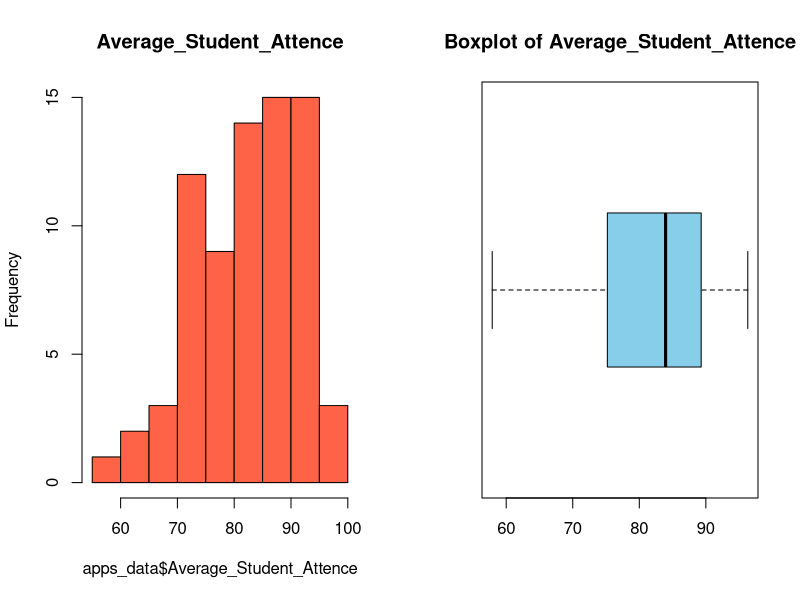
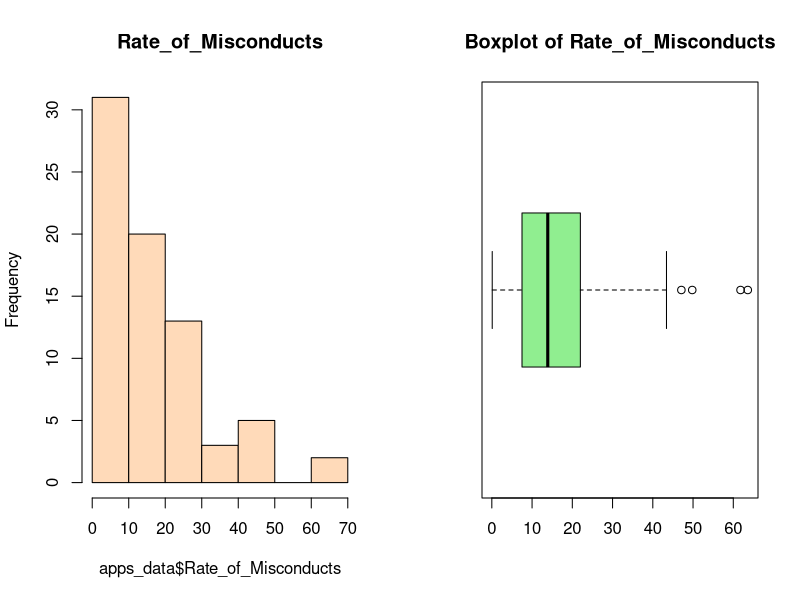
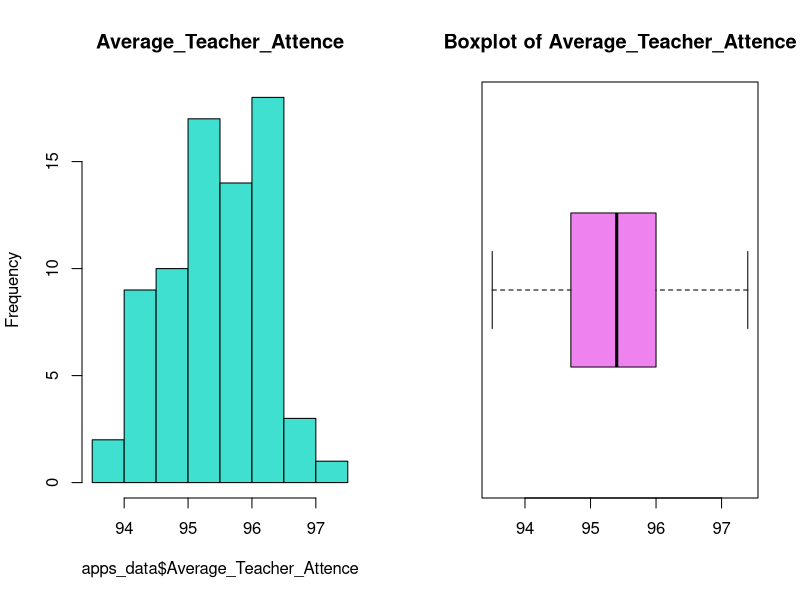
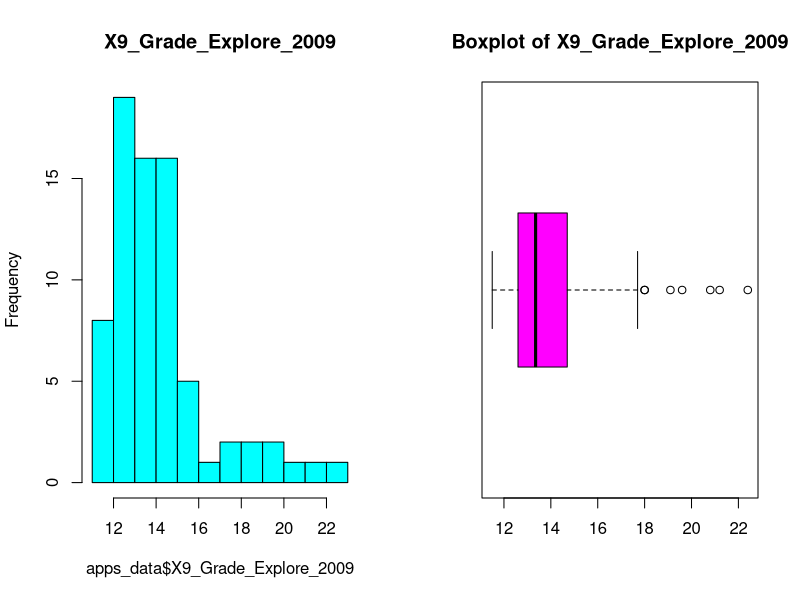
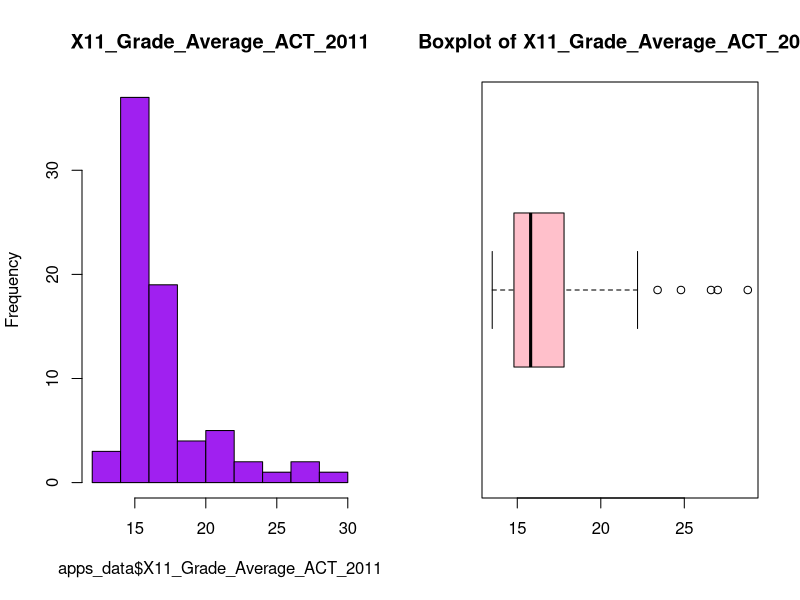
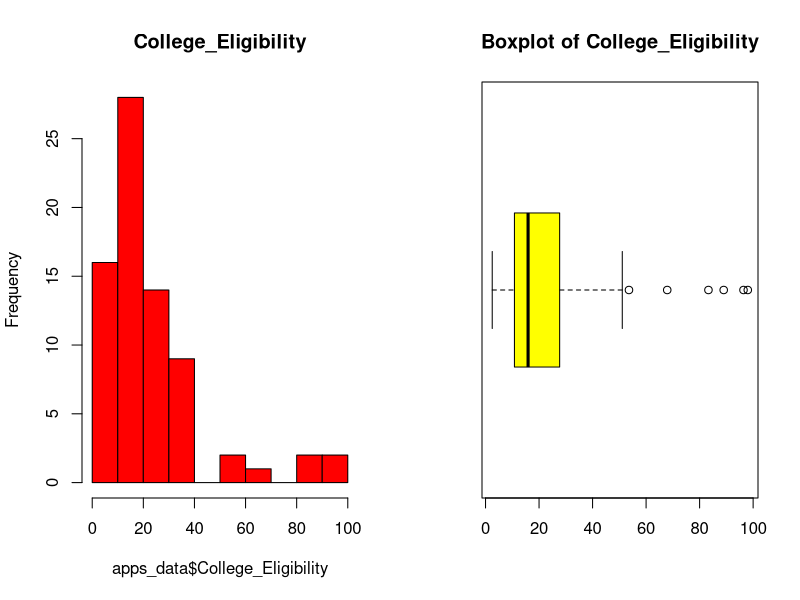
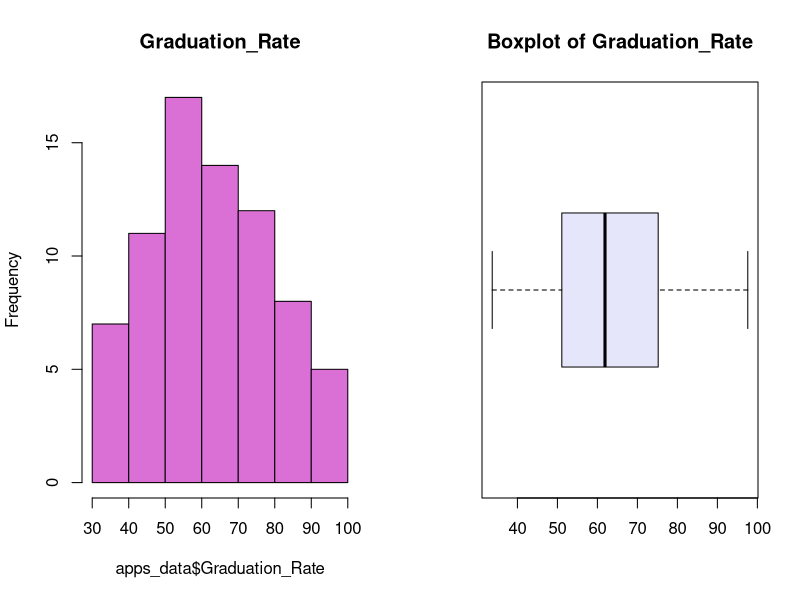
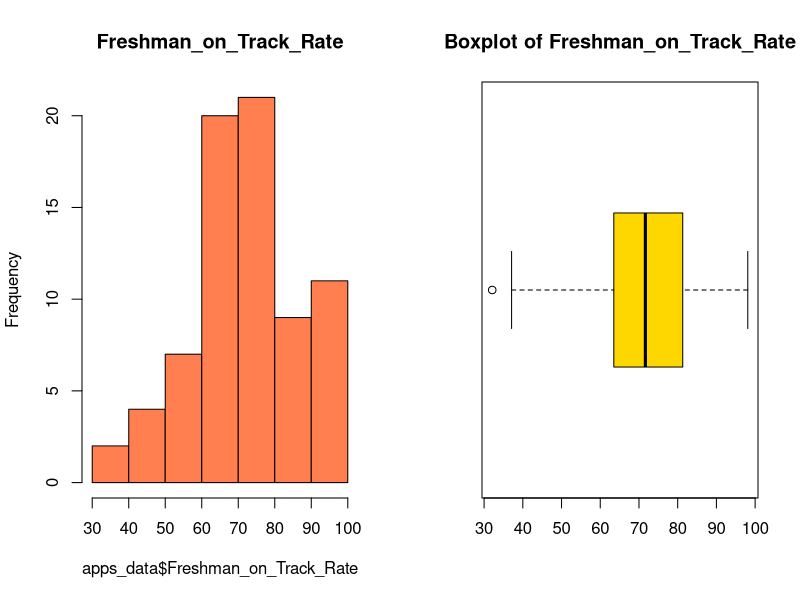

Write R code to recreate these figures, in order.
## ---- chunk 1
setwd("C:/Users/vital/Desktop/UNIVERISTY/STAT481/PROJECT")
apps_data <- read.csv("CPS_ES-HS_ProgressReport_2011-2012.csv", 
                      header = TRUE, 
                      na.strings = "")

TI_Fivenum <- function(dataset){
  x <- sort(dataset)
  n <- length(x)
  if(n %% 2 == 1){Q <- fivenum(x[-(n+1)/2])[c(2,4)]}
  if(n %% 2 == 0){Q <- fivenum(x)[c(2,4)]}
  minimum <- min(x)
  med <- median(x)
  maximum <- max(x)
  result <- as.data.frame(list(min = minimum, Q1 = Q[1], median = med, Q3 = Q[2], max = maximum))
  return(result)
  


}

## ---- chunk 2
#Remove rows with missing values in our wanted columns
apps_data <- apps_data[!is.na(apps_data$Average_Student_Attence) & 
                         !is.na(apps_data$X9_Grade_Explore_2009) & 
                         !is.na(apps_data$X11_Grade_Average_ACT_2011) &
                         !is.na(apps_data$College_Eligibility) &
                         !is.na(apps_data$Graduation_Rate) &
                         !is.na(apps_data$Freshman_on_Track_Rate), ]



## ---- chunk 3
par(mfrow = c(1,2))
hist(apps_data$Average_Student_Attence, right = FALSE, main = "Average_Student_Attence", col = "tomato" )
boxplot(apps_data$Average_Student_Attence, main= "Boxplot of Average_Student_Attence", col = "skyblue", horizontal = TRUE)
par(mfrow = c(1,1))

TI_Fivenum(apps_data$Average_Student_Attence)
## ---- chunk 4
par(mfrow = c(1,2))
hist(apps_data$Rate_of_Misconducts, right = FALSE, main = "Rate_of_Misconducts", col = "peachpuff" )
boxplot(apps_data$Rate_of_Misconducts, main= "Boxplot of Rate_of_Misconducts", col = "lightgreen", horizontal = TRUE)
par(mfrow = c(1,1))

TI_Fivenum(apps_data$Rate_of_Misconducts)
## ---- chunk 5
par(mfrow = c(1,2))
hist(apps_data$Average_Teacher_Attence, right = FALSE, main = "Average_Teacher_Attence", col = "turquoise" )
boxplot(apps_data$Average_Teacher_Attence, main= "Boxplot of Average_Teacher_Attence", col = "violet", horizontal = TRUE)
par(mfrow = c(1,1))

TI_Fivenum(apps_data$Average_Teacher_Attence)

## ---- chunk 6
par(mfrow = c(1,2))
hist(apps_data$X9_Grade_Explore_2009, right = FALSE, main = "X9_Grade_Explore_2009", col = "cyan" )
boxplot(apps_data$X9_Grade_Explore_2009, main= "Boxplot of X9_Grade_Explore_2009", col = "magenta", horizontal = TRUE)
par(mfrow = c(1,1))

TI_Fivenum(apps_data$X9_Grade_Explore_2009)
## ---- chunk 7
par(mfrow = c(1,2))
hist(apps_data$X11_Grade_Average_ACT_2011, right = FALSE, main = "X11_Grade_Average_ACT_2011", col = "purple" )
boxplot(apps_data$X11_Grade_Average_ACT_2011, main= "Boxplot of X11_Grade_Average_ACT_2011", col = "pink", horizontal = TRUE)
par(mfrow = c(1,1))

TI_Fivenum(apps_data$X11_Grade_Average_ACT_2011)
## ---- chunk 8
par(mfrow = c(1,2))
hist(apps_data$College_Eligibility, right = FALSE, main = "College_Eligibility", col = "red" )
boxplot(apps_data$College_Eligibility, main= "Boxplot of College_Eligibility", col = "yellow", horizontal = TRUE)
par(mfrow = c(1,1))

TI_Fivenum(apps_data$College_Eligibility)
## ---- chunk 9

par(mfrow = c(1,2))
hist(apps_data$Graduation_Rate, right = FALSE, main = "Graduation_Rate", col = "orchid" )
boxplot(apps_data$Graduation_Rate, main= "Boxplot of Graduation_Rate", col = "lavender", horizontal = TRUE)
par(mfrow = c(1,1))

TI_Fivenum(apps_data$Graduation_Rate)
## ---- chunk 10
par(mfrow = c(1,2))
hist(apps_data$Freshman_on_Track_Rate, right = FALSE, main = "Freshman_on_Track_Rate", col = "coral" )
boxplot(apps_data$Freshman_on_Track_Rate, main= "Boxplot of Freshman_on_Track_Rate", col = "gold", horizontal = TRUE)
par(mfrow = c(1,1))

TI_Fivenum(apps_data$Freshman_on_Track_Rate)
## ---- chunk 11
table_category <-table(apps_data$Probation)


barplot(table_category, xlab = "Probation Status", ylab = "Count", col = c("skyblue", "orange"), main = "Frequency of Probation (0 = Not on Probation, 1 = On Probation)")

TI_Fivenum(table_category)

## ---- chunk 12
MLR <- lm(apps_data$College_Enrollment~apps_data$Average_Student_Attence + apps_data$Rate_of_Misconducts + apps_data$Average_Teacher_Attence + apps_data$X9_Grade_Explore_2009 + apps_data$X11_Grade_Average_ACT_2011 + apps_data$College_Eligibility + apps_data$Graduation_Rate + apps_data$Freshman_on_Track_Rate + apps_data$Probation)

## ---- chunk 13
library(car)
vif(MLR)
## ---- chunk 14
MLR1<- lm(apps_data$College_Enrollment~apps_data$Average_Student_Attence + apps_data$Rate_of_Misconducts + apps_data$Average_Teacher_Attence + apps_data$X9_Grade_Explore_2009 + apps_data$College_Eligibility + apps_data$Graduation_Rate + apps_data$Freshman_on_Track_Rate + apps_data$Probation)

vif(MLR1)
## ---- chunk 15
MLR2<- lm(apps_data$College_Enrollment~apps_data$Average_Student_Attence + apps_data$Rate_of_Misconducts + apps_data$Average_Teacher_Attence + apps_data$College_Eligibility + apps_data$Graduation_Rate + apps_data$Freshman_on_Track_Rate + apps_data$Probation)
vif(MLR2)
## ---- chunk 16
hist(MLR2$residuals,right = FALSE, col = "lightgreen", main = "Histogram of Residuals")
## ---- chunk 17
par(mfrow=c(2,4))
plot(x = apps_data$Average_Student_Attence, y = MLR2$residual)
abline(h=0, col = "red", lty = 2)
plot(x = apps_data$Rate_of_Misconducts, y = MLR2$residual)
abline(h=0, col = "red", lty = 2)
plot(x = apps_data$Average_Teacher_Attence, y = MLR2$residual)
abline(h=0, col = "red", lty = 2)
plot(x = apps_data$College_Eligibility, y = MLR2$residual)
abline(h=0, col = "red", lty = 2)
plot(x = apps_data$Graduation_Rate, y = MLR2$residual)
abline(h=0, col = "red", lty = 2)
plot(x = apps_data$Freshman_on_Track_Rate, y = MLR2$residual)
abline(h=0, col = "red", lty = 2)
plot(x = apps_data$Probation, y = MLR2$residual)
abline(h=0, col = "red", lty = 2)
par(mfrow = c(1,1))
## ---- chunk 18
par(mfrow = c(1,2))
hist(MLR2$residuals,right = FALSE, col = "slategray1", main = "Histogram")
qqnorm(MLR2$residuals, xlab = "Theoretical Quantiles", ylab = "Sample Quantile")
qqline(MLR2$residuals)
par(mfrow = c(1,1))
## ---- chunk 19
shapiro.test(MLR2$residuals)  
## ---- chunk 20
par(mar=rep(2,4))
par(mfrow = c(2, 2)) 
plot(MLR2)
par(mfrow = c(1,1))

plot(x=MLR2$fitted.values, y=MLR2$residuals)
abline(h=0, col ='red', lty =2)
## ---- chunk 21
library(MASS)
trans <- boxcox(College_Enrollment ~ Average_Student_Attence + Rate_of_Misconducts + Average_Teacher_Attence + College_Eligibility + Graduation_Rate + Freshman_on_Track_Rate + Probation, 
                data = apps_data,
                plotit = FALSE,
                lambda = seq(-2, 2, by = 0.125))
maxyentry <- which.max(trans$y) # obtain index number of largest y
trans$x[maxyentry] # obtain lambda value



## ---- chunk 22
## Add new column to data frame with transformed variable y
apps_data$logy <- log(apps_data$College_Enrollment)

MLR3 <- lm(apps_data$logy ~ apps_data$Average_Student_Attence + apps_data$Rate_of_Misconducts + apps_data$Average_Teacher_Attence + apps_data$College_Eligibility + apps_data$Graduation_Rate + apps_data$Freshman_on_Track_Rate + apps_data$Probation)

## ---- chunk 23
hist(MLR3$residuals,right = FALSE, col = "magenta", main = "Histogram of Residuals")
## ---- chunk 24
par(mfrow=c(2,4))
plot(x = apps_data$Average_Student_Attence, y = MLR3$residual)
abline(h=0, col = "red", lty = 2)
plot(x = apps_data$Rate_of_Misconducts, y = MLR3$residual)
abline(h=0, col = "red", lty = 2)
plot(x = apps_data$Average_Teacher_Attence, y = MLR3$residual)
abline(h=0, col = "red", lty = 2)
plot(x = apps_data$College_Eligibility, y = MLR3$residual)
abline(h=0, col = "red", lty = 2)
plot(x = apps_data$Graduation_Rate, y = MLR3$residual)
abline(h=0, col = "red", lty = 2)
plot(x = apps_data$Freshman_on_Track_Rate, y = MLR3$residual)
abline(h=0, col = "red", lty = 2)
plot(x = apps_data$Probation, y = MLR3$residual)
abline(h=0, col = "red", lty = 2)
par(mfrow = c(1,1))

## ---- chunk 25
qqnorm(MLR3$residuals, xlab = "Theoretical Quantiles", ylab = "Sample Quantile")
qqline(MLR3$residuals)
## ---- chunk 26
shapiro.test(MLR3$residuals)  
## ---- chunk 27
par(mfrow = c(2, 2)) 
plot(MLR3)
par(mfrow = c(1,1))

## ---- chunk 28
summary(MLR3)
## ---- chunk 29
anova(MLR3)
## ---- chunk 30
dataset1 <- data.frame(logy = apps_data$logy,
                         x1 = apps_data$Average_Student_Attence,
                         x2 = apps_data$Rate_of_Misconducts,
                         x3 = apps_data$Average_Teacher_Attence,
                         x4 = apps_data$College_Eligibility,
                         x5 = apps_data$Graduation_Rate,
                         x6= apps_data$Freshman_on_Track_Rate,
                         x7 = apps_data$Probation) ## want to have a dataset with only the transformed variables in it
  full = lm(logy ~ ., data = dataset1) ## Saves the full model (same as lm.data)
  MLR4 <- stepAIC(full, data = dataset1, direction = "backward")
  

## ---- chunk 31

hist(MLR4$residuals,right = FALSE, col = "orange", main = "Histogram of Residuals")
## ---- chunk 32
par(mfrow=c(2,2))
plot(x = dataset1$x2, y = MLR4$residual)
abline(h=0, col = "red", lty = 2)
plot(x = dataset1$x4, y = MLR4$residual)
abline(h=0, col = "red", lty = 2)
plot(x = dataset1$x6, y = MLR4$residual)
abline(h=0, col = "red", lty = 2)
par(mfrow = c(1,1))

## ---- chunk 33
par(mfrow = c(1,2))
hist(MLR4$residuals,right = FALSE, col = "violet", main = "Histogram")
qqnorm(MLR4$residuals, xlab = "Theoretical Quantiles", ylab = "Sample Quantile")
qqline(MLR4$residuals)
par(mfrow = c(1,1))
## ---- chunk 34
shapiro.test(MLR4$residuals)  
## ---- chunk 35
par(mfrow=c(2,2))
plot(MLR4)
par(mfrow = c(1,1))
